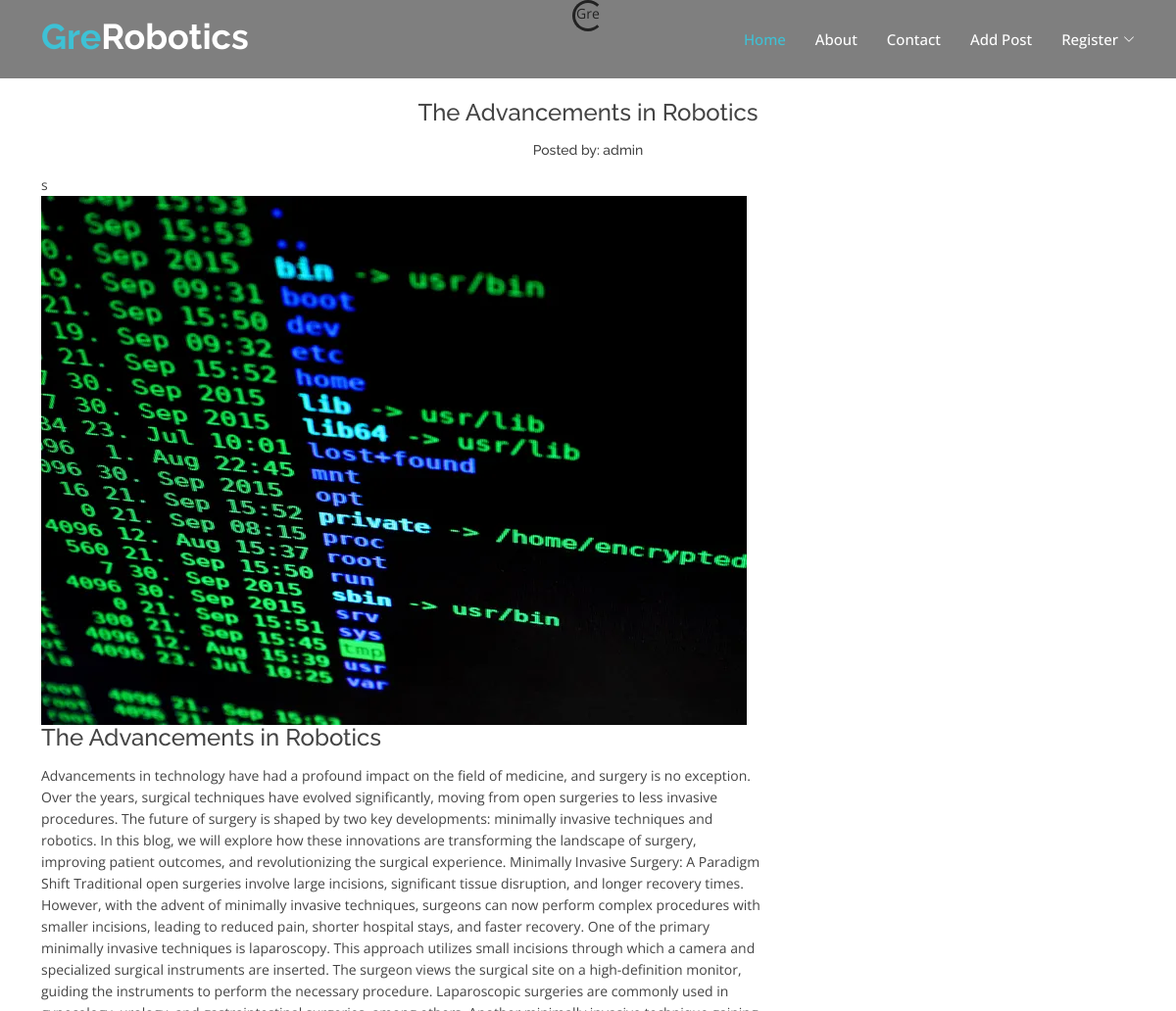
Before: /article/2/ (upper part) with the older database file.
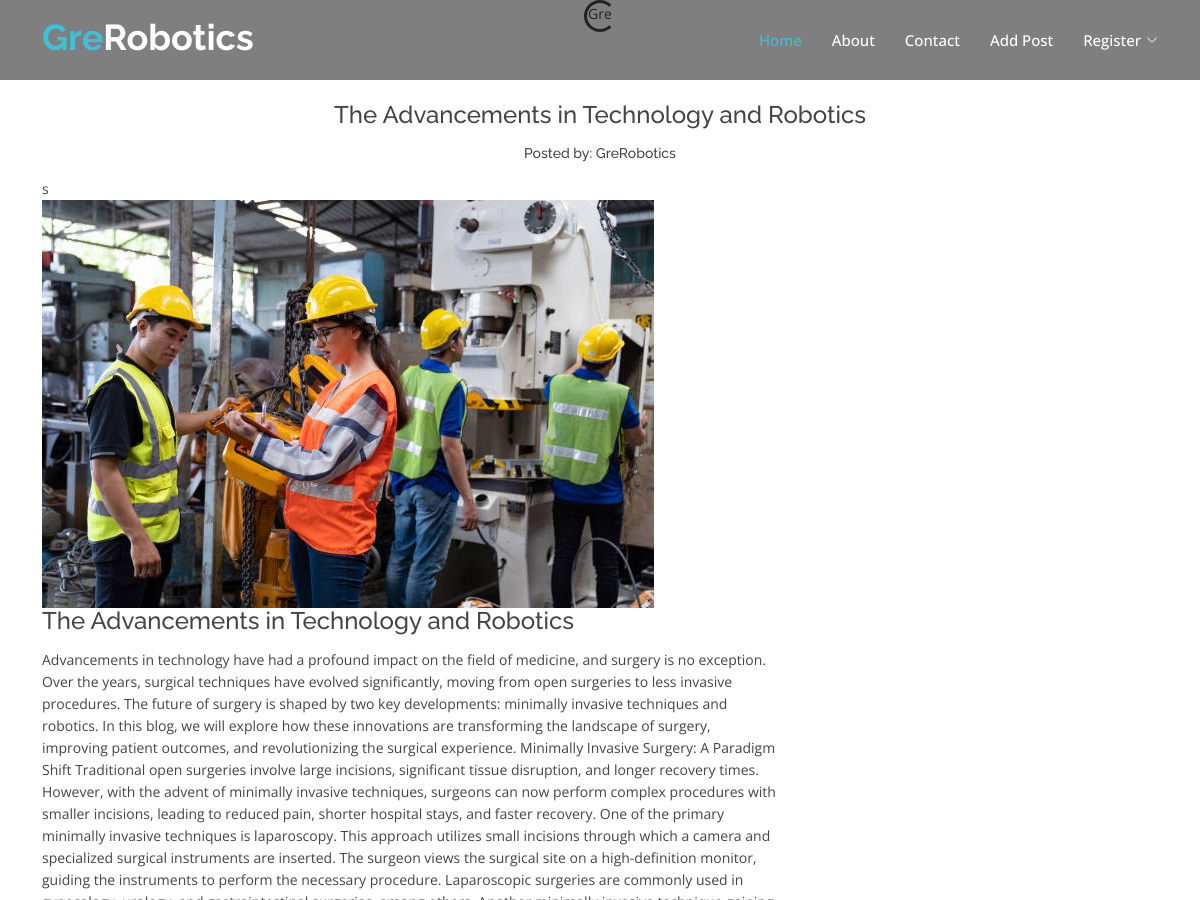
After: the same page with the newer database file.
### robotics/models.py (models this page shows, shortened)
class GreRoboticsModel (models.Model):
    title = models.CharField (max_length=500)
    content = models.TextField ()
    slug = models.SlugField (max_length=200)
    img = models.ImageField ( upload_to= 'image/')
    publish_date = models.DateTimeField (auto_now_add= True)
    author = models.ForeignKey(User, on_delete=models.CASCADE)
    class Meta:
        ordering =['-publish_date']

### robotics/views.py (the view, shortened to what this page needs)
# urls.py: path('article/<int:pk>/', ArticleDetailView.as_view(), name='detail'),
class ArticleDetailView (DetailView):
    model = GreRoboticsModel
    template_name = 'robotics/detail.html'

### templates/robotics/detail.html (shortened to what this page needs)
{% extends 'base.html' %}
{% load static %}
{% block content %}
<div class="text-center">
  <div class="spinner-border" role="status">
    <span class="sr-only">Gre</span>
  </div>
</div>
<main id="main">
  <div id="blog" class="blog-area">
   <div class="blog-inner area-padding">
     <div class="container ">
       <div class="row">
         <div class="col-md-12 col-sm-12 col-xs-12">
           <div class="section-headline text-center">
             <h4>{{ object.title }}</h4>
             <h6> <small>Posted by: {{object.author}}</small></h6>
           </div>
         </div>
       </div>
       <div class="row">
        <div class="col-md-8 col-sm-8 col-xs-12">
          <div class="single-blog">
            {% if object.img %}s
            <div class="single-blog-img"> <img src="{{ object.img.url }}" alt=""></div>
            {% endif %}
            <div class="blog-text">
              <h4>{{ object.title }}</a></h4>
              <p>{{ object.content|truncatechars:9000 }}</p>
            </div>
          </div>
        </div>
      </div>
    </div>
  </div>
</div>
  {% endblock %}

Changed rows visible on the page:
changed GreRoboticsModel: title "The Advancements in Robotics" → "The Advancements in Technology and Robotics"; author "admin" → "GreRobotics"; img: a different picture
